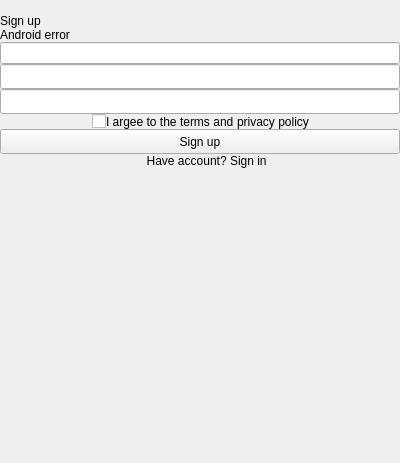
<?xml version="1.0" encoding="UTF-8"?>
<ui version="4.0">
 <class>SignUpScreen</class>
 <widget class="QWidget" name="SignUpScreen">
  <property name="geometry">
   <rect>
    <x>0</x>
    <y>0</y>
    <width>400</width>
    <height>463</height>
   </rect>
  </property>
  <property name="minimumSize">
   <size>
    <width>0</width>
    <height>300</height>
   </size>
  </property>
  <property name="windowTitle">
   <string>Form</string>
  </property>
  <layout class="QVBoxLayout" name="verticalLayout">
   <property name="spacing">
    <number>0</number>
   </property>
   <property name="leftMargin">
    <number>0</number>
   </property>
   <property name="topMargin">
    <number>0</number>
   </property>
   <property name="rightMargin">
    <number>0</number>
   </property>
   <property name="bottomMargin">
    <number>0</number>
   </property>
   <item>
    <widget class="QLabel" name="lblLogo">
     <property name="sizePolicy">
      <sizepolicy hsizetype="Fixed" vsizetype="Fixed">
       <horstretch>0</horstretch>
       <verstretch>0</verstretch>
      </sizepolicy>
     </property>
    </widget>
   </item>
   <item>
    <widget class="QLabel" name="lblCaption">
     <property name="sizePolicy">
      <sizepolicy hsizetype="Fixed" vsizetype="Preferred">
       <horstretch>0</horstretch>
       <verstretch>0</verstretch>
      </sizepolicy>
     </property>
     <property name="text">
      <string>Sign up</string>
     </property>
     <property name="alignment">
      <set>Qt::AlignCenter</set>
     </property>
    </widget>
   </item>
   <item>
    <widget class="QLabel" name="lblAndroidError">
     <property name="text">
      <string>Android error</string>
     </property>
    </widget>
   </item>
   <item>
    <widget class="QWidget" name="wgtAndroidError" native="true">
     <property name="minimumSize">
      <size>
       <width>0</width>
       <height>0</height>
      </size>
     </property>
     <property name="maximumSize">
      <size>
       <width>16777215</width>
       <height>0</height>
      </size>
     </property>
    </widget>
   </item>
   <item>
    <widget class="CustomLineEdit" name="edtEmail">
     <property name="sizePolicy">
      <sizepolicy hsizetype="Preferred" vsizetype="Fixed">
       <horstretch>0</horstretch>
       <verstretch>0</verstretch>
      </sizepolicy>
     </property>
     <property name="alignment">
      <set>Qt::AlignCenter</set>
     </property>
     <property name="state" stdset="0">
      <number>0</number>
     </property>
    </widget>
   </item>
   <item>
    <widget class="QWidget" name="wgtEmailBottom" native="true"/>
   </item>
   <item>
    <widget class="PasswordLineEdit" name="edtPassword">
     <property name="sizePolicy">
      <sizepolicy hsizetype="Preferred" vsizetype="Fixed">
       <horstretch>0</horstretch>
       <verstretch>0</verstretch>
      </sizepolicy>
     </property>
     <property name="minimumSize">
      <size>
       <width>0</width>
       <height>25</height>
      </size>
     </property>
     <property name="alignment">
      <set>Qt::AlignCenter</set>
     </property>
    </widget>
   </item>
   <item>
    <widget class="QWidget" name="wgtFirstPasswordBottom" native="true">
     <property name="minimumSize">
      <size>
       <width>0</width>
       <height>0</height>
      </size>
     </property>
    </widget>
   </item>
   <item>
    <widget class="PasswordLineEdit" name="edtRptPassword">
     <property name="sizePolicy">
      <sizepolicy hsizetype="Preferred" vsizetype="Fixed">
       <horstretch>0</horstretch>
       <verstretch>0</verstretch>
      </sizepolicy>
     </property>
     <property name="minimumSize">
      <size>
       <width>0</width>
       <height>25</height>
      </size>
     </property>
     <property name="alignment">
      <set>Qt::AlignCenter</set>
     </property>
    </widget>
   </item>
   <item>
    <widget class="QWidget" name="wgtSecondPasswordBottom" native="true">
     <property name="minimumSize">
      <size>
       <width>0</width>
       <height>0</height>
      </size>
     </property>
    </widget>
   </item>
   <item>
    <widget class="QWidget" name="wgtInfo" native="true">
     <property name="sizePolicy">
      <sizepolicy hsizetype="Preferred" vsizetype="Preferred">
       <horstretch>0</horstretch>
       <verstretch>0</verstretch>
      </sizepolicy>
     </property>
     <layout class="QHBoxLayout" name="horizontalLayout_5">
      <property name="spacing">
       <number>0</number>
      </property>
      <property name="leftMargin">
       <number>0</number>
      </property>
      <property name="topMargin">
       <number>0</number>
      </property>
      <property name="rightMargin">
       <number>0</number>
      </property>
      <property name="bottomMargin">
       <number>0</number>
      </property>
      <item>
       <widget class="QWidget" name="wgtLeftMargin" native="true">
        <property name="sizePolicy">
         <sizepolicy hsizetype="Expanding" vsizetype="Preferred">
          <horstretch>0</horstretch>
          <verstretch>0</verstretch>
         </sizepolicy>
        </property>
       </widget>
      </item>
      <item alignment="Qt::AlignLeft">
       <widget class="QCheckBox" name="chbAgree">
        <property name="sizePolicy">
         <sizepolicy hsizetype="Expanding" vsizetype="Fixed">
          <horstretch>0</horstretch>
          <verstretch>0</verstretch>
         </sizepolicy>
        </property>
        <property name="maximumSize">
         <size>
          <width>286</width>
          <height>16777215</height>
         </size>
        </property>
        <property name="text">
         <string/>
        </property>
       </widget>
      </item>
      <item>
       <widget class="QLabel" name="lblInfo">
        <property name="sizePolicy">
         <sizepolicy hsizetype="Preferred" vsizetype="Preferred">
          <horstretch>0</horstretch>
          <verstretch>0</verstretch>
         </sizepolicy>
        </property>
        <property name="text">
         <string>I argee to the </string>
        </property>
       </widget>
      </item>
      <item>
       <widget class="ClickableLabel" name="lblTerms">
        <property name="text">
         <string>terms</string>
        </property>
       </widget>
      </item>
      <item>
       <widget class="QLabel" name="lblInfo_1">
        <property name="sizePolicy">
         <sizepolicy hsizetype="Minimum" vsizetype="Preferred">
          <horstretch>0</horstretch>
          <verstretch>0</verstretch>
         </sizepolicy>
        </property>
        <property name="text">
         <string> and </string>
        </property>
       </widget>
      </item>
      <item>
       <widget class="ClickableLabel" name="lblPrivacyPolisy">
        <property name="text">
         <string>privacy policy</string>
        </property>
       </widget>
      </item>
      <item>
       <widget class="QWidget" name="wgtRightMargin" native="true">
        <property name="sizePolicy">
         <sizepolicy hsizetype="Expanding" vsizetype="Preferred">
          <horstretch>0</horstretch>
          <verstretch>0</verstretch>
         </sizepolicy>
        </property>
       </widget>
      </item>
     </layout>
    </widget>
   </item>
   <item>
    <widget class="QWidget" name="wgtButtonTop" native="true"/>
   </item>
   <item>
    <widget class="QPushButton" name="btnSignUp">
     <property name="sizePolicy">
      <sizepolicy hsizetype="Preferred" vsizetype="Fixed">
       <horstretch>0</horstretch>
       <verstretch>0</verstretch>
      </sizepolicy>
     </property>
     <property name="minimumSize">
      <size>
       <width>80</width>
       <height>25</height>
      </size>
     </property>
     <property name="text">
      <string>Sign up</string>
     </property>
    </widget>
   </item>
   <item>
    <widget class="QWidget" name="wgtButtonBottom" native="true"/>
   </item>
   <item alignment="Qt::AlignHCenter">
    <widget class="QWidget" name="wgtHAccount" native="true">
     <property name="sizePolicy">
      <sizepolicy hsizetype="Fixed" vsizetype="Preferred">
       <horstretch>0</horstretch>
       <verstretch>0</verstretch>
      </sizepolicy>
     </property>
     <property name="minimumSize">
      <size>
       <width>181</width>
       <height>0</height>
      </size>
     </property>
     <property name="maximumSize">
      <size>
       <width>16777215</width>
       <height>16777215</height>
      </size>
     </property>
     <layout class="QHBoxLayout" name="horizontalLayout_4">
      <property name="spacing">
       <number>0</number>
      </property>
      <property name="leftMargin">
       <number>0</number>
      </property>
      <property name="topMargin">
       <number>0</number>
      </property>
      <property name="rightMargin">
       <number>0</number>
      </property>
      <property name="bottomMargin">
       <number>0</number>
      </property>
      <item>
       <widget class="QWidget" name="widget" native="true">
        <property name="sizePolicy">
         <sizepolicy hsizetype="Expanding" vsizetype="Preferred">
          <horstretch>0</horstretch>
          <verstretch>0</verstretch>
         </sizepolicy>
        </property>
       </widget>
      </item>
      <item>
       <widget class="QLabel" name="label">
        <property name="sizePolicy">
         <sizepolicy hsizetype="Preferred" vsizetype="Preferred">
          <horstretch>0</horstretch>
          <verstretch>0</verstretch>
         </sizepolicy>
        </property>
        <property name="minimumSize">
         <size>
          <width>98</width>
          <height>0</height>
         </size>
        </property>
        <property name="text">
         <string>Have account? </string>
        </property>
        <property name="alignment">
         <set>Qt::AlignRight|Qt::AlignTrailing|Qt::AlignVCenter</set>
        </property>
       </widget>
      </item>
      <item>
       <widget class="ClickableLabel" name="lblSignIn">
        <property name="text">
         <string>Sign in</string>
        </property>
       </widget>
      </item>
      <item>
       <widget class="QWidget" name="widget_2" native="true">
        <property name="sizePolicy">
         <sizepolicy hsizetype="Expanding" vsizetype="Preferred">
          <horstretch>0</horstretch>
          <verstretch>0</verstretch>
         </sizepolicy>
        </property>
       </widget>
      </item>
     </layout>
    </widget>
   </item>
   <item>
    <spacer name="verticalSpacer">
     <property name="sizePolicy">
      <sizepolicy hsizetype="Minimum" vsizetype="Expanding">
       <horstretch>0</horstretch>
       <verstretch>0</verstretch>
      </sizepolicy>
     </property>
     <property name="orientation">
      <enum>Qt::Vertical</enum>
     </property>
     <property name="sizeType">
      <enum>QSizePolicy::Expanding</enum>
     </property>
     <property name="sizeHint" stdset="0">
      <size>
       <width>20</width>
       <height>199</height>
      </size>
     </property>
    </spacer>
   </item>
  </layout>
 </widget>
 <customwidgets>
  <customwidget>
   <class>CustomLineEdit</class>
   <extends>QLineEdit</extends>
   <header location="global">CustomLineEdit.h</header>
  </customwidget>
  <customwidget>
   <class>PasswordLineEdit</class>
   <extends>QLineEdit</extends>
   <header location="global">PasswordLineEdit.h</header>
  </customwidget>
  <customwidget>
   <class>ClickableLabel</class>
   <extends>QLabel</extends>
   <header location="global">ClickableLabel.h</header>
  </customwidget>
 </customwidgets>
 <resources/>
 <connections/>
</ui>
